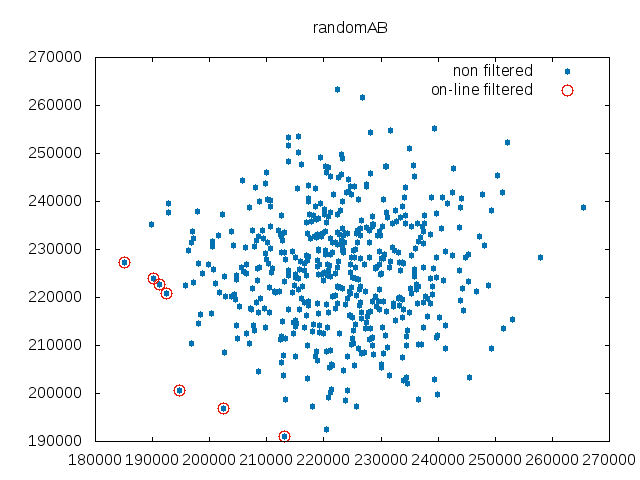

Write the gnuplot code that produced this figure.
set terminal png
set output "ab_online.png"
set title "randomAB"
plot "randomABNonFiltered.tsp" using 1:2 title "non filtered" pointtype 7 linecolor 6, "randomABOnLineFiltered.tsp" using 1:2 title "on-line filtered" pointtype 6 pointsize 2 linecolor 7
